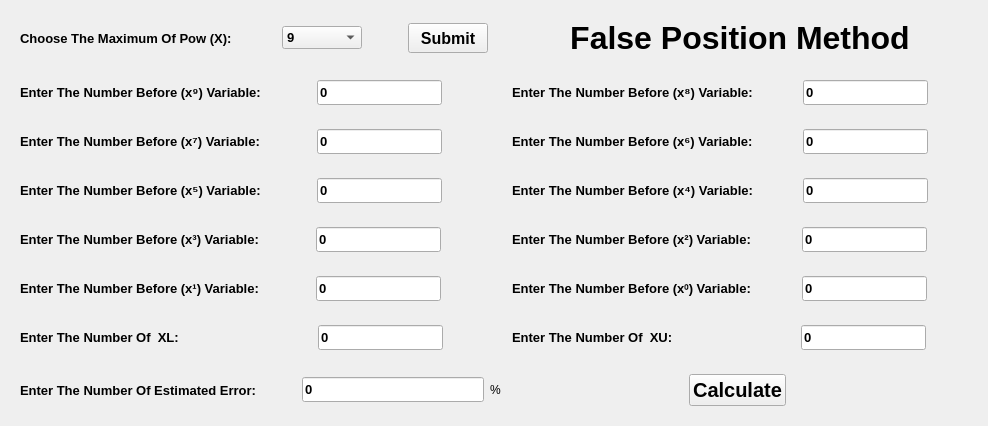
      <widget class="QWidget" name="page_1">
       <layout class="QGridLayout" name="gridLayout_4">
        <item row="0" column="0">
         <widget class="QWidget" name="pow_widget" native="true">
          <layout class="QHBoxLayout" name="horizontalLayout_27">
           <item>
            <layout class="QHBoxLayout" name="horizontalLayout_28">
             <item>
              <widget class="QLabel" name="pow_lbl">
               <property name="font">
                <font>
                 <pointsize>10</pointsize>
                 <bold>true</bold>
                </font>
               </property>
               <property name="text">
                <string>Choose The Maximum Of Pow (X): </string>
               </property>
              </widget>
             </item>
             <item>
              <spacer name="horizontalSpacer_7">
               <property name="orientation">
                <enum>Qt::Horizontal</enum>
               </property>
               <property name="sizeHint" stdset="0">
                <size>
                 <width>40</width>
                 <height>20</height>
                </size>
               </property>
              </spacer>
             </item>
             <item>
              <widget class="QComboBox" name="pow_list">
               <property name="minimumSize">
                <size>
                 <width>80</width>
                 <height>0</height>
                </size>
               </property>
               <property name="font">
                <font>
                 <pointsize>10</pointsize>
                 <bold>true</bold>
                </font>
               </property>
               <item>
                <property name="text">
                 <string>9</string>
                </property>
               </item>
               <item>
                <property name="text">
                 <string>8</string>
                </property>
               </item>
               <item>
                <property name="text">
                 <string>7</string>
                </property>
               </item>
               <item>
                <property name="text">
                 <string>6</string>
                </property>
               </item>
               <item>
                <property name="text">
                 <string>5</string>
                </property>
               </item>
               <item>
                <property name="text">
                 <string>4</string>
                </property>
               </item>
               <item>
                <property name="text">
                 <string>3</string>
                </property>
               </item>
               <item>
                <property name="text">
                 <string>2</string>
                </property>
               </item>
               <item>
                <property name="text">
                 <string>1</string>
                </property>
               </item>
              </widget>
             </item>
             <item>
              <spacer name="horizontalSpacer_9">
               <property name="orientation">
                <enum>Qt::Horizontal</enum>
               </property>
               <property name="sizeHint" stdset="0">
                <size>
                 <width>40</width>
                 <height>20</height>
                </size>
               </property>
              </spacer>
             </item>
             <item>
              <widget class="QPushButton" name="sub_btn">
               <property name="minimumSize">
                <size>
                 <width>80</width>
                 <height>30</height>
                </size>
               </property>
               <property name="font">
                <font>
                 <pointsize>12</pointsize>
                 <bold>true</bold>
                </font>
               </property>
               <property name="text">
                <string>Submit</string>
               </property>
              </widget>
             </item>
            </layout>
           </item>
          </layout>
         </widget>
        </item>
        <item row="1" column="0">
         <widget class="QWidget" name="x9_widget" native="true">
          <layout class="QHBoxLayout" name="horizontalLayout_6">
           <item>
            <layout class="QHBoxLayout" name="horizontalLayout_55">
             <item>
              <widget class="QLabel" name="x9_lbl">
               <property name="font">
                <font>
                 <pointsize>10</pointsize>
                 <bold>true</bold>
                </font>
               </property>
               <property name="text">
                <string>Enter The Number Before (x⁹) Variable: </string>
               </property>
              </widget>
             </item>
             <item>
              <spacer name="horizontalSpacer_38">
               <property name="orientation">
                <enum>Qt::Horizontal</enum>
               </property>
               <property name="sizeHint" stdset="0">
                <size>
                 <width>40</width>
                 <height>20</height>
                </size>
               </property>
              </spacer>
             </item>
             <item>
              <widget class="QLineEdit" name="x9_edit">
               <property name="minimumSize">
                <size>
                 <width>0</width>
                 <height>25</height>
                </size>
               </property>
               <property name="font">
                <font>
                 <pointsize>10</pointsize>
                 <bold>true</bold>
                </font>
               </property>
               <property name="text">
                <string>0</string>
               </property>
              </widget>
             </item>
             <item>
              <spacer name="horizontalSpacer_39">
               <property name="orientation">
                <enum>Qt::Horizontal</enum>
               </property>
               <property name="sizeHint" stdset="0">
                <size>
                 <width>40</width>
                 <height>20</height>
                </size>
               </property>
              </spacer>
             </item>
            </layout>
           </item>
          </layout>
         </widget>
        </item>
        <item row="1" column="1">
         <widget class="QWidget" name="x8_widget" native="true">
          <layout class="QHBoxLayout" name="horizontalLayout_69">
           <item>
            <layout class="QHBoxLayout" name="horizontalLayout_70">
             <item>
              <widget class="QLabel" name="x8_lbl">
               <property name="font">
                <font>
                 <pointsize>10</pointsize>
                 <bold>true</bold>
                </font>
               </property>
               <property name="text">
                <string>Enter The Number Before (x⁸) Variable: </string>
               </property>
              </widget>
             </item>
             <item>
              <spacer name="horizontalSpacer_53">
               <property name="orientation">
                <enum>Qt::Horizontal</enum>
               </property>
               <property name="sizeHint" stdset="0">
                <size>
                 <width>40</width>
                 <height>20</height>
                </size>
               </property>
              </spacer>
             </item>
             <item>
              <widget class="QLineEdit" name="x8_edit">
               <property name="minimumSize">
                <size>
                 <width>0</width>
                 <height>25</height>
                </size>
               </property>
               <property name="font">
                <font>
                 <pointsize>10</pointsize>
                 <bold>true</bold>
                </font>
               </property>
               <property name="text">
                <string>0</string>
               </property>
              </widget>
             </item>
             <item>
              <spacer name="horizontalSpacer_54">
               <property name="orientation">
                <enum>Qt::Horizontal</enum>
               </property>
               <property name="sizeHint" stdset="0">
                <size>
                 <width>40</width>
                 <height>20</height>
                </size>
               </property>
              </spacer>
             </item>
            </layout>
           </item>
          </layout>
         </widget>
        </item>
        <item row="2" column="0">
         <widget class="QWidget" name="x7_widget" native="true">
          <layout class="QHBoxLayout" name="horizontalLayout_67">
           <item>
            <layout class="QHBoxLayout" name="horizontalLayout_68">
             <item>
              <widget class="QLabel" name="x7_lbl">
               <property name="font">
                <font>
                 <pointsize>10</pointsize>
                 <bold>true</bold>
                </font>
               </property>
               <property name="text">
                <string>Enter The Number Before (x⁷) Variable: </string>
               </property>
              </widget>
             </item>
             <item>
              <spacer name="horizontalSpacer_51">
               <property name="orientation">
                <enum>Qt::Horizontal</enum>
               </property>
               <property name="sizeHint" stdset="0">
                <size>
                 <width>40</width>
                 <height>20</height>
                </size>
               </property>
              </spacer>
             </item>
             <item>
              <widget class="QLineEdit" name="x7_edit">
               <property name="minimumSize">
                <size>
                 <width>0</width>
                 <height>25</height>
                </size>
               </property>
               <property name="font">
                <font>
                 <pointsize>10</pointsize>
                 <bold>true</bold>
                </font>
               </property>
               <property name="text">
                <string>0</string>
               </property>
              </widget>
             </item>
             <item>
              <spacer name="horizontalSpacer_52">
               <property name="orientation">
                <enum>Qt::Horizontal</enum>
               </property>
               <property name="sizeHint" stdset="0">
                <size>
                 <width>40</width>
                 <height>20</height>
                </size>
               </property>
              </spacer>
             </item>
            </layout>
           </item>
          </layout>
         </widget>
        </item>
        <item row="2" column="1">
         <widget class="QWidget" name="x6_widget" native="true">
          <layout class="QHBoxLayout" name="horizontalLayout_39">
           <item>
            <layout class="QHBoxLayout" name="horizontalLayout_64">
             <item>
              <widget class="QLabel" name="x6_lbl">
               <property name="font">
                <font>
                 <pointsize>10</pointsize>
                 <bold>true</bold>
                </font>
               </property>
               <property name="text">
                <string>Enter The Number Before (x⁶) Variable: </string>
               </property>
              </widget>
             </item>
             <item>
              <spacer name="horizontalSpacer_47">
               <property name="orientation">
                <enum>Qt::Horizontal</enum>
               </property>
               <property name="sizeHint" stdset="0">
                <size>
                 <width>40</width>
                 <height>20</height>
                </size>
               </property>
              </spacer>
             </item>
             <item>
              <widget class="QLineEdit" name="x6_edit">
               <property name="minimumSize">
                <size>
                 <width>0</width>
                 <height>25</height>
                </size>
               </property>
               <property name="font">
                <font>
                 <pointsize>10</pointsize>
                 <bold>true</bold>
                </font>
               </property>
               <property name="text">
                <string>0</string>
               </property>
              </widget>
             </item>
             <item>
              <spacer name="horizontalSpacer_48">
               <property name="orientation">
                <enum>Qt::Horizontal</enum>
               </property>
               <property name="sizeHint" stdset="0">
                <size>
                 <width>40</width>
                 <height>20</height>
                </size>
               </property>
              </spacer>
             </item>
            </layout>
           </item>
          </layout>
         </widget>
        </item>
        <item row="3" column="0">
         <widget class="QWidget" name="x5_widget" native="true">
          <layout class="QHBoxLayout" name="horizontalLayout_31">
           <item>
            <layout class="QHBoxLayout" name="horizontalLayout_32">
             <item>
              <widget class="QLabel" name="x5_lbl">
               <property name="font">
                <font>
                 <pointsize>10</pointsize>
                 <bold>true</bold>
                </font>
               </property>
               <property name="text">
                <string>Enter The Number Before (x⁵) Variable: </string>
               </property>
              </widget>
             </item>
             <item>
              <spacer name="horizontalSpacer_14">
               <property name="orientation">
                <enum>Qt::Horizontal</enum>
               </property>
               <property name="sizeHint" stdset="0">
                <size>
                 <width>40</width>
                 <height>20</height>
                </size>
               </property>
              </spacer>
             </item>
             <item>
              <widget class="QLineEdit" name="x5_edit">
               <property name="minimumSize">
                <size>
                 <width>0</width>
                 <height>25</height>
                </size>
               </property>
               <property name="font">
                <font>
                 <pointsize>10</pointsize>
                 <bold>true</bold>
                </font>
               </property>
               <property name="text">
                <string>0</string>
               </property>
              </widget>
             </item>
             <item>
              <spacer name="horizontalSpacer_15">
               <property name="orientation">
                <enum>Qt::Horizontal</enum>
               </property>
               <property name="sizeHint" stdset="0">
                <size>
                 <width>40</width>
                 <height>20</height>
                </size>
               </property>
              </spacer>
             </item>
            </layout>
           </item>
          </layout>
         </widget>
        </item>
        <item row="3" column="1">
         <widget class="QWidget" name="x4_widget" native="true">
          <layout class="QHBoxLayout" name="horizontalLayout_62">
           <item>
            <layout class="QHBoxLayout" name="horizontalLayout_63">
             <item>
              <widget class="QLabel" name="x4_lbl">
               <property name="font">
                <font>
                 <pointsize>10</pointsize>
                 <bold>true</bold>
                </font>
               </property>
               <property name="text">
                <string>Enter The Number Before (x⁴) Variable: </string>
               </property>
              </widget>
             </item>
             <item>
              <spacer name="horizontalSpacer_45">
               <property name="orientation">
                <enum>Qt::Horizontal</enum>
               </property>
               <property name="sizeHint" stdset="0">
                <size>
                 <width>40</width>
                 <height>20</height>
                </size>
               </property>
              </spacer>
             </item>
             <item>
              <widget class="QLineEdit" name="x4_edit">
               <property name="minimumSize">
                <size>
                 <width>0</width>
                 <height>25</height>
                </size>
               </property>
               <property name="font">
                <font>
                 <pointsize>10</pointsize>
                 <bold>true</bold>
                </font>
               </property>
               <property name="text">
                <string>0</string>
               </property>
              </widget>
             </item>
             <item>
              <spacer name="horizontalSpacer_46">
               <property name="orientation">
                <enum>Qt::Horizontal</enum>
               </property>
               <property name="sizeHint" stdset="0">
                <size>
                 <width>40</width>
                 <height>20</height>
                </size>
               </property>
              </spacer>
             </item>
            </layout>
           </item>
          </layout>
         </widget>
        </item>
        <item row="4" column="0">
         <widget class="QWidget" name="x3_widget" native="true">
          <layout class="QHBoxLayout" name="horizontalLayout_77">
           <item>
            <layout class="QHBoxLayout" name="horizontalLayout_78">
             <item>
              <widget class="QLabel" name="x3_lbl">
               <property name="font">
                <font>
                 <pointsize>10</pointsize>
                 <bold>true</bold>
                </font>
               </property>
               <property name="text">
                <string>Enter The Number Before (x³) Variable: </string>
               </property>
              </widget>
             </item>
             <item>
              <spacer name="horizontalSpacer_60">
               <property name="orientation">
                <enum>Qt::Horizontal</enum>
               </property>
               <property name="sizeHint" stdset="0">
                <size>
                 <width>40</width>
                 <height>20</height>
                </size>
               </property>
              </spacer>
             </item>
             <item>
              <widget class="QLineEdit" name="x3_edit">
               <property name="minimumSize">
                <size>
                 <width>0</width>
                 <height>25</height>
                </size>
               </property>
               <property name="font">
                <font>
                 <pointsize>10</pointsize>
                 <bold>true</bold>
                </font>
               </property>
               <property name="text">
                <string>0</string>
               </property>
              </widget>
             </item>
             <item>
              <spacer name="horizontalSpacer_61">
               <property name="orientation">
                <enum>Qt::Horizontal</enum>
               </property>
               <property name="sizeHint" stdset="0">
                <size>
                 <width>40</width>
                 <height>20</height>
                </size>
               </property>
              </spacer>
             </item>
            </layout>
           </item>
          </layout>
         </widget>
        </item>
        <item row="4" column="1">
         <widget class="QWidget" name="x2_widget" native="true">
          <layout class="QHBoxLayout" name="horizontalLayout_60">
           <item>
            <layout class="QHBoxLayout" name="horizontalLayout_61">
             <item>
              <widget class="QLabel" name="x2_lbl">
               <property name="font">
                <font>
                 <pointsize>10</pointsize>
                 <bold>true</bold>
                </font>
               </property>
               <property name="text">
                <string>Enter The Number Before (x²) Variable: </string>
               </property>
              </widget>
             </item>
             <item>
              <spacer name="horizontalSpacer_43">
               <property name="orientation">
                <enum>Qt::Horizontal</enum>
               </property>
               <property name="sizeHint" stdset="0">
                <size>
                 <width>40</width>
                 <height>20</height>
                </size>
               </property>
              </spacer>
             </item>
             <item>
              <widget class="QLineEdit" name="x2_edit">
               <property name="minimumSize">
                <size>
                 <width>0</width>
                 <height>25</height>
                </size>
               </property>
               <property name="font">
                <font>
                 <pointsize>10</pointsize>
                 <bold>true</bold>
                </font>
               </property>
               <property name="text">
                <string>0</string>
               </property>
              </widget>
             </item>
             <item>
              <spacer name="horizontalSpacer_44">
               <property name="orientation">
                <enum>Qt::Horizontal</enum>
               </property>
               <property name="sizeHint" stdset="0">
                <size>
                 <width>40</width>
                 <height>20</height>
                </size>
               </property>
              </spacer>
             </item>
            </layout>
           </item>
          </layout>
         </widget>
        </item>
        <item row="5" column="0">
         <widget class="QWidget" name="x1_widget" native="true">
          <layout class="QHBoxLayout" name="horizontalLayout_58">
           <item>
            <layout class="QHBoxLayout" name="horizontalLayout_59">
             <item>
              <widget class="QLabel" name="x1_lbl">
               <property name="font">
                <font>
                 <pointsize>10</pointsize>
                 <bold>true</bold>
                </font>
               </property>
               <property name="text">
                <string>Enter The Number Before (x¹) Variable: </string>
               </property>
              </widget>
             </item>
             <item>
              <spacer name="horizontalSpacer_40">
               <property name="orientation">
                <enum>Qt::Horizontal</enum>
               </property>
               <property name="sizeHint" stdset="0">
                <size>
                 <width>40</width>
                 <height>20</height>
                </size>
               </property>
              </spacer>
             </item>
             <item>
              <widget class="QLineEdit" name="x1_edit">
               <property name="minimumSize">
                <size>
                 <width>0</width>
                 <height>25</height>
                </size>
               </property>
               <property name="font">
                <font>
                 <pointsize>10</pointsize>
                 <bold>true</bold>
                </font>
               </property>
               <property name="text">
                <string>0</string>
               </property>
              </widget>
             </item>
             <item>
              <spacer name="horizontalSpacer_41">
               <property name="orientation">
                <enum>Qt::Horizontal</enum>
               </property>
               <property name="sizeHint" stdset="0">
                <size>
                 <width>40</width>
                 <height>20</height>
                </size>
               </property>
              </spacer>
             </item>
            </layout>
           </item>
          </layout>
         </widget>
        </item>
        <item row="5" column="1">
         <widget class="QWidget" name="x0_widget" native="true">
          <layout class="QHBoxLayout" name="horizontalLayout_71">
           <item>
            <layout class="QHBoxLayout" name="horizontalLayout_72">
             <item>
              <widget class="QLabel" name="x0_lbl">
               <property name="font">
                <font>
                 <pointsize>10</pointsize>
                 <bold>true</bold>
                </font>
               </property>
               <property name="text">
                <string>Enter The Number Before (x⁰) Variable: </string>
               </property>
              </widget>
             </item>
             <item>
              <spacer name="horizontalSpacer_55">
               <property name="orientation">
                <enum>Qt::Horizontal</enum>
               </property>
               <property name="sizeHint" stdset="0">
                <size>
                 <width>40</width>
                 <height>20</height>
                </size>
               </property>
              </spacer>
             </item>
             <item>
              <widget class="QLineEdit" name="x0_edit">
               <property name="minimumSize">
                <size>
                 <width>0</width>
                 <height>25</height>
                </size>
               </property>
               <property name="font">
                <font>
                 <pointsize>10</pointsize>
                 <bold>true</bold>
                </font>
               </property>
               <property name="text">
                <string>0</string>
               </property>
              </widget>
             </item>
             <item>
              <spacer name="horizontalSpacer_56">
               <property name="orientation">
                <enum>Qt::Horizontal</enum>
               </property>
               <property name="sizeHint" stdset="0">
                <size>
                 <width>40</width>
                 <height>20</height>
                </size>
               </property>
              </spacer>
             </item>
            </layout>
           </item>
          </layout>
         </widget>
        </item>
        <item row="6" column="0">
         <widget class="QWidget" name="xl_widget_2" native="true">
          <layout class="QHBoxLayout" name="horizontalLayout_73">
           <item>
            <layout class="QHBoxLayout" name="horizontalLayout_74">
             <item>
              <widget class="QLabel" name="xl_lbl">
               <property name="font">
                <font>
                 <pointsize>10</pointsize>
                 <bold>true</bold>
                </font>
               </property>
               <property name="text">
                <string>Enter The Number Of  XL:                        </string>
               </property>
              </widget>
             </item>
             <item>
              <spacer name="horizontalSpacer_57">
               <property name="orientation">
                <enum>Qt::Horizontal</enum>
               </property>
               <property name="sizeHint" stdset="0">
                <size>
                 <width>40</width>
                 <height>20</height>
                </size>
               </property>
              </spacer>
             </item>
             <item>
              <widget class="QLineEdit" name="xl_edit">
               <property name="minimumSize">
                <size>
                 <width>0</width>
                 <height>25</height>
                </size>
               </property>
               <property name="font">
                <font>
                 <pointsize>10</pointsize>
                 <bold>true</bold>
                </font>
               </property>
               <property name="text">
                <string>0</string>
               </property>
              </widget>
             </item>
             <item>
              <spacer name="horizontalSpacer_58">
               <property name="orientation">
                <enum>Qt::Horizontal</enum>
               </property>
               <property name="sizeHint" stdset="0">
                <size>
                 <width>40</width>
                 <height>20</height>
                </size>
               </property>
              </spacer>
             </item>
            </layout>
           </item>
          </layout>
         </widget>
        </item>
        <item row="6" column="1">
         <widget class="QWidget" name="xu_widget" native="true">
          <layout class="QHBoxLayout" name="horizontalLayout_65">
           <item>
            <layout class="QHBoxLayout" name="horizontalLayout_66">
             <item>
              <widget class="QLabel" name="xu_lbl_2">
               <property name="font">
                <font>
                 <pointsize>10</pointsize>
                 <bold>true</bold>
                </font>
               </property>
               <property name="text">
                <string>Enter The Number Of  XU:                      </string>
               </property>
              </widget>
             </item>
             <item>
              <spacer name="horizontalSpacer_49">
               <property name="orientation">
                <enum>Qt::Horizontal</enum>
               </property>
               <property name="sizeHint" stdset="0">
                <size>
                 <width>40</width>
                 <height>20</height>
                </size>
               </property>
              </spacer>
             </item>
             <item>
              <widget class="QLineEdit" name="xu_edit">
               <property name="minimumSize">
                <size>
                 <width>0</width>
                 <height>25</height>
                </size>
               </property>
               <property name="font">
                <font>
                 <pointsize>10</pointsize>
                 <bold>true</bold>
                </font>
               </property>
               <property name="text">
                <string>0</string>
               </property>
              </widget>
             </item>
             <item>
              <spacer name="horizontalSpacer_50">
               <property name="orientation">
                <enum>Qt::Horizontal</enum>
               </property>
               <property name="sizeHint" stdset="0">
                <size>
                 <width>40</width>
                 <height>20</height>
                </size>
               </property>
              </spacer>
             </item>
            </layout>
           </item>
          </layout>
         </widget>
        </item>
        <item row="7" column="0" colspan="2">
         <widget class="QWidget" name="error_widget" native="true">
          <layout class="QHBoxLayout" name="horizontalLayout_75">
           <item>
            <layout class="QHBoxLayout" name="horizontalLayout_76">
             <item>
              <widget class="QLabel" name="error_lbl">
               <property name="font">
                <font>
                 <pointsize>10</pointsize>
                 <bold>true</bold>
                </font>
               </property>
               <property name="text">
                <string>Enter The Number Of Estimated Error:           </string>
               </property>
              </widget>
             </item>
             <item>
              <widget class="QLineEdit" name="error_edit">
               <property name="minimumSize">
                <size>
                 <width>0</width>
                 <height>25</height>
                </size>
               </property>
               <property name="font">
                <font>
                 <pointsize>10</pointsize>
                 <bold>true</bold>
                </font>
               </property>
               <property name="text">
                <string>0</string>
               </property>
              </widget>
             </item>
             <item>
              <widget class="QLabel" name="percent_lbl">
               <property name="text">
                <string>%</string>
               </property>
              </widget>
             </item>
             <item>
              <spacer name="horizontalSpacer_59">
               <property name="orientation">
                <enum>Qt::Horizontal</enum>
               </property>
               <property name="sizeHint" stdset="0">
                <size>
                 <width>40</width>
                 <height>20</height>
                </size>
               </property>
              </spacer>
             </item>
             <item>
              <widget class="QPushButton" name="calc_btn">
               <property name="minimumSize">
                <size>
                 <width>80</width>
                 <height>30</height>
                </size>
               </property>
               <property name="font">
                <font>
                 <pointsize>15</pointsize>
                 <bold>true</bold>
                </font>
               </property>
               <property name="text">
                <string>Calculate</string>
               </property>
              </widget>
             </item>
             <item>
              <spacer name="horizontalSpacer_13">
               <property name="orientation">
                <enum>Qt::Horizontal</enum>
               </property>
               <property name="sizeHint" stdset="0">
                <size>
                 <width>40</width>
                 <height>20</height>
                </size>
               </property>
              </spacer>
             </item>
            </layout>
           </item>
          </layout>
         </widget>
        </item>
        <item row="0" column="1">
         <widget class="QWidget" name="widget_4" native="true">
          <layout class="QGridLayout" name="gridLayout_17">
           <item row="0" column="0">
            <widget class="QLabel" name="title_lbl">
             <property name="font">
              <font>
               <pointsize>24</pointsize>
               <bold>true</bold>
              </font>
             </property>
             <property name="text">
              <string>False Position Method</string>
             </property>
             <property name="alignment">
              <set>Qt::AlignCenter</set>
             </property>
            </widget>
           </item>
          </layout>
         </widget>
        </item>
       </layout>
      </widget>
